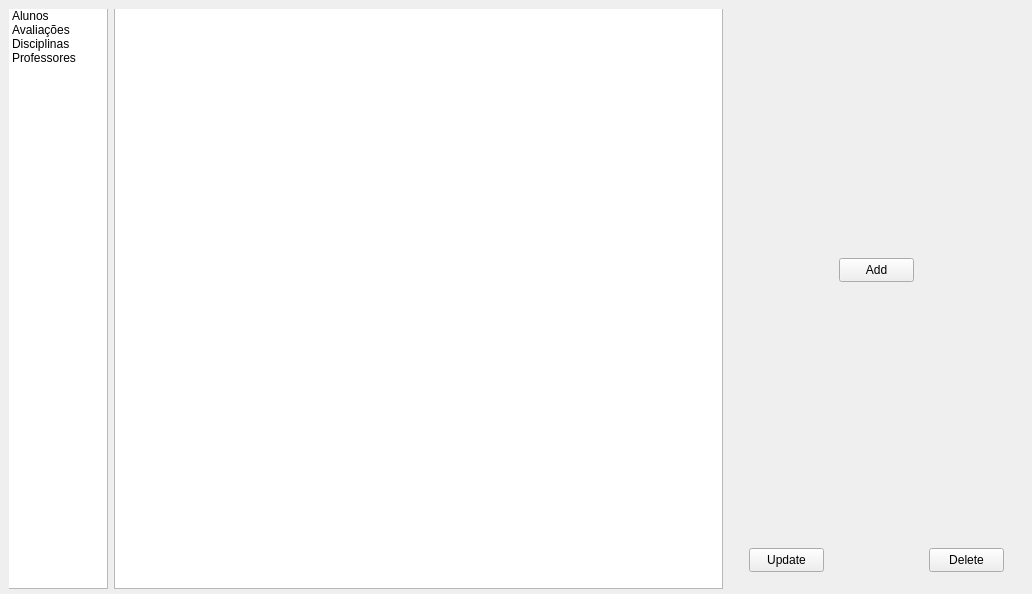
<?xml version="1.0" encoding="UTF-8"?>
<ui version="4.0">
 <class>MainWindow</class>
 <widget class="QMainWindow" name="MainWindow">
  <property name="geometry">
   <rect>
    <x>0</x>
    <y>0</y>
    <width>1032</width>
    <height>594</height>
   </rect>
  </property>
  <property name="windowTitle">
   <string>MainWindow</string>
  </property>
  <property name="autoFillBackground">
   <bool>false</bool>
  </property>
  <widget class="QWidget" name="centralwidget">
   <widget class="QStackedWidget" name="stackedWidget">
    <property name="geometry">
     <rect>
      <x>9</x>
      <y>9</y>
      <width>1021</width>
      <height>581</height>
     </rect>
    </property>
    <property name="currentIndex">
     <number>1</number>
    </property>
    <widget class="QWidget" name="login_page">
     <widget class="QWidget" name="verticalLayoutWidget">
      <property name="geometry">
       <rect>
        <x>-1</x>
        <y>-1</y>
        <width>1021</width>
        <height>581</height>
       </rect>
      </property>
      <layout class="QVBoxLayout" name="verticalLayout">
       <item>
        <spacer name="verticalSpacer_2">
         <property name="orientation">
          <enum>Qt::Vertical</enum>
         </property>
         <property name="sizeHint" stdset="0">
          <size>
           <width>20</width>
           <height>40</height>
          </size>
         </property>
        </spacer>
       </item>
       <item>
        <widget class="QFrame" name="login_frame">
         <property name="enabled">
          <bool>true</bool>
         </property>
         <property name="sizePolicy">
          <sizepolicy hsizetype="Preferred" vsizetype="Preferred">
           <horstretch>0</horstretch>
           <verstretch>0</verstretch>
          </sizepolicy>
         </property>
         <property name="minimumSize">
          <size>
           <width>30</width>
           <height>200</height>
          </size>
         </property>
         <property name="frameShape">
          <enum>QFrame::StyledPanel</enum>
         </property>
         <property name="frameShadow">
          <enum>QFrame::Raised</enum>
         </property>
         <widget class="QLabel" name="user_label">
          <property name="geometry">
           <rect>
            <x>450</x>
            <y>50</y>
            <width>49</width>
            <height>16</height>
           </rect>
          </property>
          <property name="text">
           <string>User</string>
          </property>
         </widget>
         <widget class="QLabel" name="password_label">
          <property name="geometry">
           <rect>
            <x>450</x>
            <y>100</y>
            <width>49</width>
            <height>16</height>
           </rect>
          </property>
          <property name="text">
           <string>Password</string>
          </property>
         </widget>
         <widget class="QLineEdit" name="password_input">
          <property name="geometry">
           <rect>
            <x>450</x>
            <y>120</y>
            <width>113</width>
            <height>22</height>
           </rect>
          </property>
          <property name="echoMode">
           <enum>QLineEdit::Password</enum>
          </property>
          <property name="placeholderText">
           <string>****</string>
          </property>
         </widget>
         <widget class="QLineEdit" name="user_input">
          <property name="geometry">
           <rect>
            <x>450</x>
            <y>70</y>
            <width>113</width>
            <height>22</height>
           </rect>
          </property>
          <property name="placeholderText">
           <string>root</string>
          </property>
         </widget>
         <widget class="QPushButton" name="login_button">
          <property name="geometry">
           <rect>
            <x>470</x>
            <y>160</y>
            <width>75</width>
            <height>24</height>
           </rect>
          </property>
          <property name="text">
           <string>Login</string>
          </property>
          <property name="autoDefault">
           <bool>true</bool>
          </property>
          <property name="default">
           <bool>true</bool>
          </property>
         </widget>
        </widget>
       </item>
       <item>
        <spacer name="verticalSpacer">
         <property name="orientation">
          <enum>Qt::Vertical</enum>
         </property>
         <property name="sizeType">
          <enum>QSizePolicy::Expanding</enum>
         </property>
         <property name="sizeHint" stdset="0">
          <size>
           <width>20</width>
           <height>40</height>
          </size>
         </property>
        </spacer>
       </item>
      </layout>
     </widget>
    </widget>
    <widget class="QWidget" name="main_page">
     <widget class="QWidget" name="horizontalLayoutWidget">
      <property name="geometry">
       <rect>
        <x>-1</x>
        <y>-1</y>
        <width>1021</width>
        <height>581</height>
       </rect>
      </property>
      <layout class="QHBoxLayout" name="horizontalLayout">
       <item>
        <widget class="QListWidget" name="listWidget">
         <property name="sizePolicy">
          <sizepolicy hsizetype="Fixed" vsizetype="Expanding">
           <horstretch>0</horstretch>
           <verstretch>0</verstretch>
          </sizepolicy>
         </property>
         <property name="minimumSize">
          <size>
           <width>10</width>
           <height>0</height>
          </size>
         </property>
         <property name="maximumSize">
          <size>
           <width>100</width>
           <height>16777215</height>
          </size>
         </property>
         <item>
          <property name="text">
           <string>Alunos</string>
          </property>
         </item>
         <item>
          <property name="text">
           <string>Avaliações</string>
          </property>
         </item>
         <item>
          <property name="text">
           <string>Disciplinas</string>
          </property>
         </item>
         <item>
          <property name="text">
           <string>Professores</string>
          </property>
         </item>
        </widget>
       </item>
       <item>
        <widget class="QTableWidget" name="tableWidget">
         <property name="sizePolicy">
          <sizepolicy hsizetype="Preferred" vsizetype="Expanding">
           <horstretch>0</horstretch>
           <verstretch>0</verstretch>
          </sizepolicy>
         </property>
        </widget>
       </item>
       <item>
        <widget class="QWidget" name="widget" native="true">
         <property name="sizePolicy">
          <sizepolicy hsizetype="Maximum" vsizetype="Preferred">
           <horstretch>0</horstretch>
           <verstretch>0</verstretch>
          </sizepolicy>
         </property>
         <property name="minimumSize">
          <size>
           <width>300</width>
           <height>0</height>
          </size>
         </property>
         <widget class="QPushButton" name="update_button">
          <property name="geometry">
           <rect>
            <x>20</x>
            <y>540</y>
            <width>75</width>
            <height>24</height>
           </rect>
          </property>
          <property name="text">
           <string>Update</string>
          </property>
         </widget>
         <widget class="QPushButton" name="delete_button">
          <property name="geometry">
           <rect>
            <x>200</x>
            <y>540</y>
            <width>75</width>
            <height>24</height>
           </rect>
          </property>
          <property name="text">
           <string>Delete</string>
          </property>
         </widget>
         <widget class="QWidget" name="verticalLayoutWidget_2">
          <property name="geometry">
           <rect>
            <x>10</x>
            <y>20</y>
            <width>271</width>
            <height>211</height>
           </rect>
          </property>
          <layout class="QVBoxLayout" name="vertical_fields"/>
         </widget>
         <widget class="QPushButton" name="add_button">
          <property name="geometry">
           <rect>
            <x>110</x>
            <y>250</y>
            <width>75</width>
            <height>24</height>
           </rect>
          </property>
          <property name="text">
           <string>Add</string>
          </property>
         </widget>
        </widget>
       </item>
      </layout>
     </widget>
    </widget>
   </widget>
  </widget>
 </widget>
 <tabstops>
  <tabstop>user_input</tabstop>
  <tabstop>password_input</tabstop>
  <tabstop>login_button</tabstop>
  <tabstop>listWidget</tabstop>
  <tabstop>tableWidget</tabstop>
  <tabstop>update_button</tabstop>
  <tabstop>delete_button</tabstop>
 </tabstops>
 <resources/>
 <connections/>
</ui>
